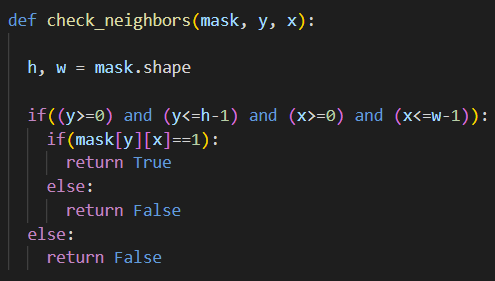
#> input picture hw1_poisson/report_images/check_neighbor.png, 495 x 281 px
$ python main.py report_images/check_neighbor.png report_images/coeff_matrix.png report_images/coeff_matrix.png report_images/coeff_matrix.png
#> lines starting #> are read from the running program, lines starting #| are printed output that depends on the picture; after the words box and inside, x2 and y2 are one past the last pixel; in counts of white or black regions, pixels touching at a corner belong together
### hw1_poisson/poisson.py
import numpy as np
import scipy.sparse as sp
import scipy.sparse.linalg
import scipy.io
import cv2
import sys
import os

def extract_inner_boundary(mask):

    ## This function is used to get the mask inner_boundary from the original binary mask image using erosion
    mask = np.array(mask, dtype=np.uint8)
    inner_boundary = mask ^ cv2.erode(mask, np.ones((3, 3), np.uint8))

    return inner_boundary


# [91 lines left out: functions importing_laplace, mixing_laplace, texture_flatten, not called in this run]


def check_neighbors(mask, y, x):

  h, w = mask.shape

  if((y>=0) and (y<=h-1) and (x>=0) and (x<=w-1)):
    if(mask[y][x]==1):
      return True
    else:
      return False
  else:
    return False


def get_coeff_matrix(omega_list, has_neighbor, omega_yx):

  ## get the coefficient matrix A

  ## create empty sparse matrix
  num = omega_list.shape[0]
  A = sp.lil_matrix((num,num), dtype=np.float32)
  dic = {0:[0,1],1:[0,-1],2:[1,0],3:[-1,0]}

  for i in range(num):
    ## fill 4 or -1
    ## center
    A[i, i] = 4
    y, x = omega_list[i]

    for k in range(4):
      if(has_neighbor[i][k]):
        j = omega_yx[y+dic[k][0]][x+dic[k][1]]
        A[i,j] = -1

  return A


# [18 lines left out: function edge_detector, not called in this run]


def indices(mask):
  #To get whether a pixel has neighbor pixel and a list for omega's index

  ## height and width of mask
  h, w = mask.shape

  ## get the coordinates that the elements are not 0 in mask, which is the omega area.
  omega = np.nonzero(mask)
  x = np.reshape(omega[1],[omega[1].shape[0],1])
  y = np.reshape(omega[0],[omega[0].shape[0],1])
  omega_list = np.concatenate([y,x],1)

  has_neighbor = []
  omega_yx = np.zeros((h,w),dtype=np.int32)
  for index in range(omega_list.shape[0]):

    ## pixel location
    i, j = omega_list[index]

    ## check whether there are neighbors (right, left, down, up)
    has_neighbor.append([check_neighbors(mask,i,j+1),check_neighbors(mask,i,j-1),check_neighbors(mask,i+1,j),check_neighbors(mask,i-1,j)])

    ## store index to list
    omega_yx[i][j] = index

  return omega_list, np.array(has_neighbor,dtype=bool), omega_yx


def poissonImageEditing(src, mask, tar, method):
  ### create inner_boundary mask
  inner_boundary = extract_inner_boundary(mask) # uint8
  mask = np.array(mask, dtype=np.uint8)
  ### get omega, neighborhoods flag
  omega, has_neighbor, yx_omega = indices(mask)
  print("start the operation\n")
  ### fill A
  print("step1: filling coefficient matrix: A")
  A = get_coeff_matrix(omega, has_neighbor, yx_omega)

  ### fill u for each color channel
  print("step2: filling gradient matrix: b")
  u = np.zeros((3,omega.shape[0]))
  u_b = np.zeros(omega.shape[0])
  u_g = np.zeros(omega.shape[0])
  u_r = np.zeros(omega.shape[0])
  ## select process type
  if(method == "ig"): ## importing laplace
    u = importing_laplace(src, tar, omega, inner_boundary, has_neighbor)
    u_b = u[0,:]
    u_g = u[1,:]
    u_r = u[2,:]
  if(method == "mg"): ## mixing laplace
    u =  mixing_laplace(src, tar, omega, inner_boundary, has_neighbor)
    u_b = u[0,:]
    u_g = u[1,:]
    u_r = u[2,:]
  if(method == "tf"): ## texture flattening
    u = texture_flatten(src, tar, omega, inner_boundary, has_neighbor)
    u_b = u[0,:]
    u_g = u[1,:]
    u_r = u[2,:]

  ### solve
  print("step3: solve Au = b\n")
  x_b, info_b = sp.linalg.cg(A, u_b)
  x_g, info_g = sp.linalg.cg(A, u_g)
  x_r, info_r = sp.linalg.cg(A, u_r)
  print("The operation is finishes!\n")

  ### create output by using x
  seamless_cloning = tar.copy()
  cloning = tar.copy()

  for index in range(omega.shape[0]):

    i, j = omega[index]

    ## normal
    seamless_cloning[i][j][0] = np.clip(x_b[index], 0.0, 1.0)
    seamless_cloning[i][j][1] = np.clip(x_g[index], 0.0, 1.0)
    seamless_cloning[i][j][2] = np.clip(x_r[index], 0.0, 1.0)

    ## cloning
    cloning[i][j][0] = src[i][j][0]
    cloning[i][j][1] = src[i][j][1]
    cloning[i][j][2] = src[i][j][2]


  return (np.array(seamless_cloning*255, dtype=np.uint8),
          np.array(cloning*255, dtype=np.uint8))

### hw1_poisson/main.py
import os
import sys
import cv2
import numpy as np

## my function
import poisson

### 1. prepare config
argvs = sys.argv
src_path = argvs[1]
mask_path = argvs[2]
tar_path = argvs[3]
method = argvs[4]
src_name,src_extension = os.path.splitext(os.path.basename(src_path))
tar_name,tar_extension = os.path.splitext(os.path.basename(tar_path))
src_dir,src_detail_name = os.path.split(src_path)
tar_dir,tar_detail_name = os.path.split(tar_path)

### 2. for output
output_dir = "{0}/result".format(tar_dir)
if(not(os.path.exists(output_dir))):
  os.mkdir(output_dir)

outname = "{0}/result_{1}{2}".format(output_dir, method, tar_extension)
outname_cloning = "{0}/cloning{1}".format(output_dir, tar_extension)
outname_merged = "{0}/merged_result_{1}{2}".format(output_dir, method, tar_extension)
outfile = [outname,outname_cloning,outname_merged]

### 3. load images
src = np.array(cv2.imread(src_path,1)/255.0,dtype=np.float32)
tar = np.array(cv2.imread(tar_path,1)/255.0,dtype=np.float32)
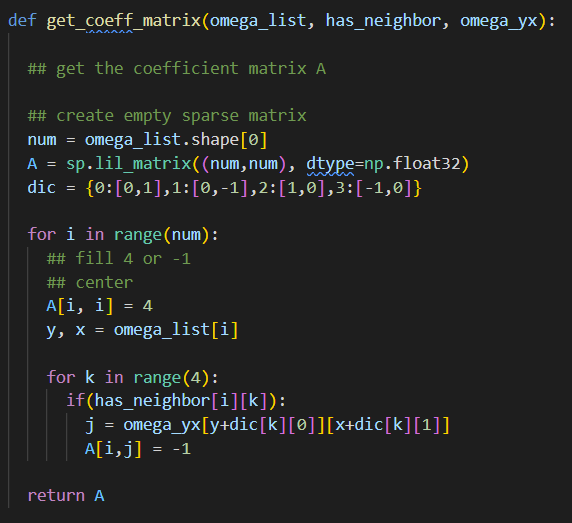
#> input picture hw1_poisson/report_images/coeff_matrix.png, 572 x 523 px
mask = np.array(cv2.imread(mask_path,0),dtype=np.uint8)
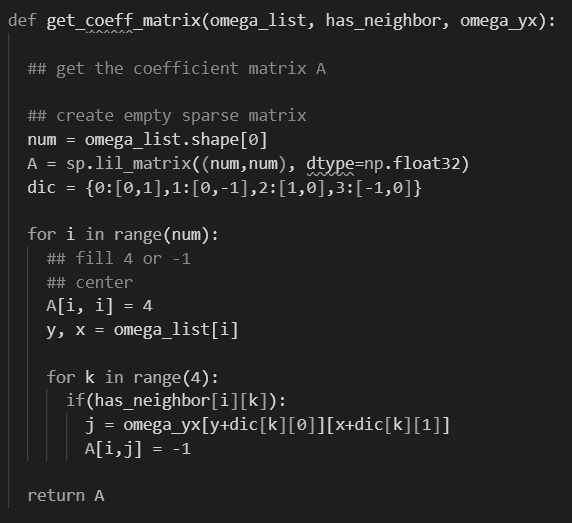
#> mask: shape (523, 572); min 28, max 215, mean 36.5
ret,mask = cv2.threshold(mask,0,255,cv2.THRESH_OTSU)
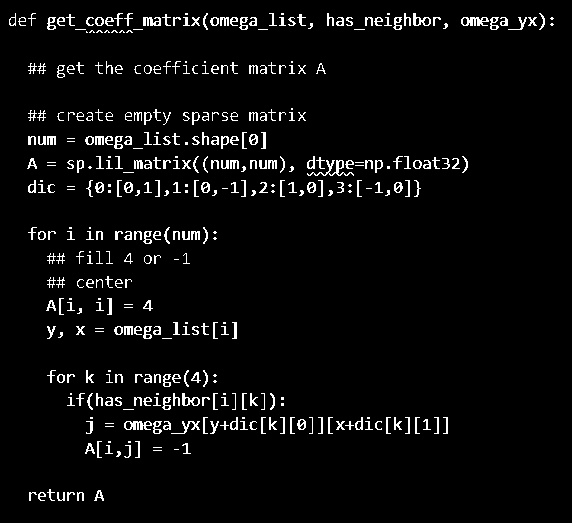
#> mask: shape (523, 572); 4.3% white in thin lines or dots, all inside (x1, y1, x2, y2) = (9, 13, 554, 501)
#> ret = 96

### 4. apply poisson image editing
seamless_cloning, cloning = poisson.poissonImageEditing(src, mask/255.0, tar, method)
#> in extract_inner_boundary, `inner_boundary = mask ^ cv2.erode(mask, np.ones((3, 3), np.uint8))`:
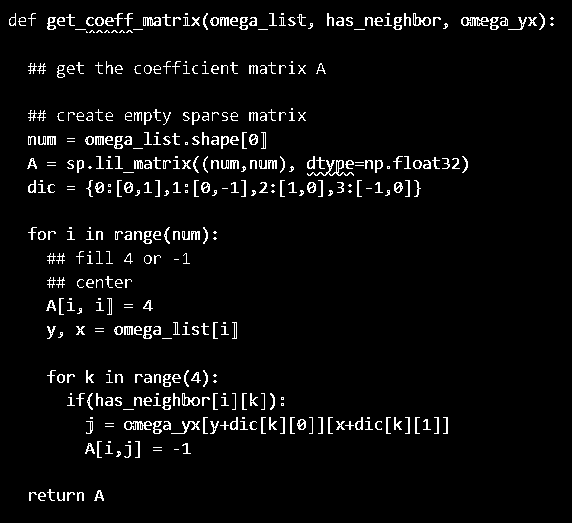
#> inner_boundary: shape (523, 572); values 0 (black) and 1 (white), 4.2% white in thin lines or dots, all inside (x1, y1, x2, y2) = (9, 13, 554, 501)
#> in indices, `omega = np.nonzero(mask)`: omega = 12988 positions, rows 13 to 500, columns 9 to 553
#> in indices, `x = np.reshape(omega[1],[omega[1].shape[0],1])`: x = 12988 values, max 553 at index 602, min 9 at index 603, mean 205.1
#> in indices, `y = np.reshape(omega[0],[omega[0].shape[0],1])`: y = 12988 values from 13 to 500
#> in indices, `omega_list = np.concatenate([y,x],1)`: omega_list = 12988 pairs, first value 13 to 500, second value 9 to 553
#> the loop in indices, `for index in range(omega_list.shape[0]):` made 12988 passes
#> (i, j) on passes 1 to 3: (13, 15), (13, 32), (13, 33)
#> after the loop in indices, `for index in range(omega_list.shape[0]):`:
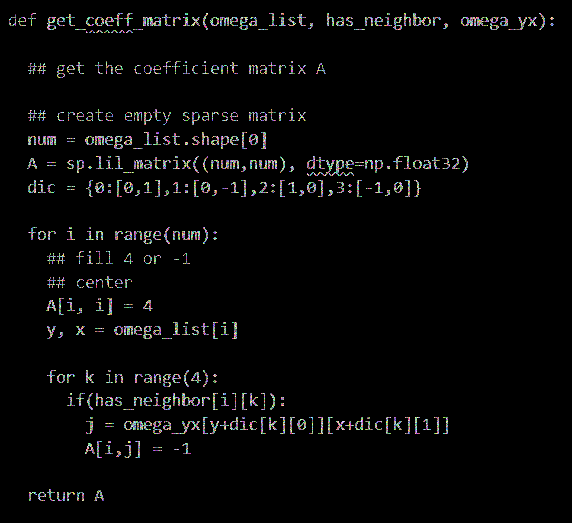
#> omega_yx: shape (523, 572) int32; 12988 distinct labels, from 0 to 12987; one colour per label, 0 black
#> after the loop in indices, `for index in range(omega_list.shape[0]):`: has_neighbor = 12988 items, first 6: [False, False, True, False], [True, False, True, False], [True, True, False, False], [True, True, False, False], [False, True, False, False], [True, False, True, False]
#> in poissonImageEditing, `omega, has_neighbor, yx_omega = indices(mask)`: omega has the same summary as omega_list in indices
#> the loop in get_coeff_matrix, `for i in range(num):` made 12988 passes
#> after the loop in poissonImageEditing, `for index in range(omega.shape[0]):`: cloning: shape (523, 572, 3) float32; mean B, G, R 0.141, 0.143, 0.139
#> after the loop in poissonImageEditing, `for index in range(omega.shape[0]):`: seamless_cloning: shape (523, 572, 3) float32; mean B, G, R 0.141, 0.143, 0.139
#> (the run stopped early here; a loop or call above may not have finished)
